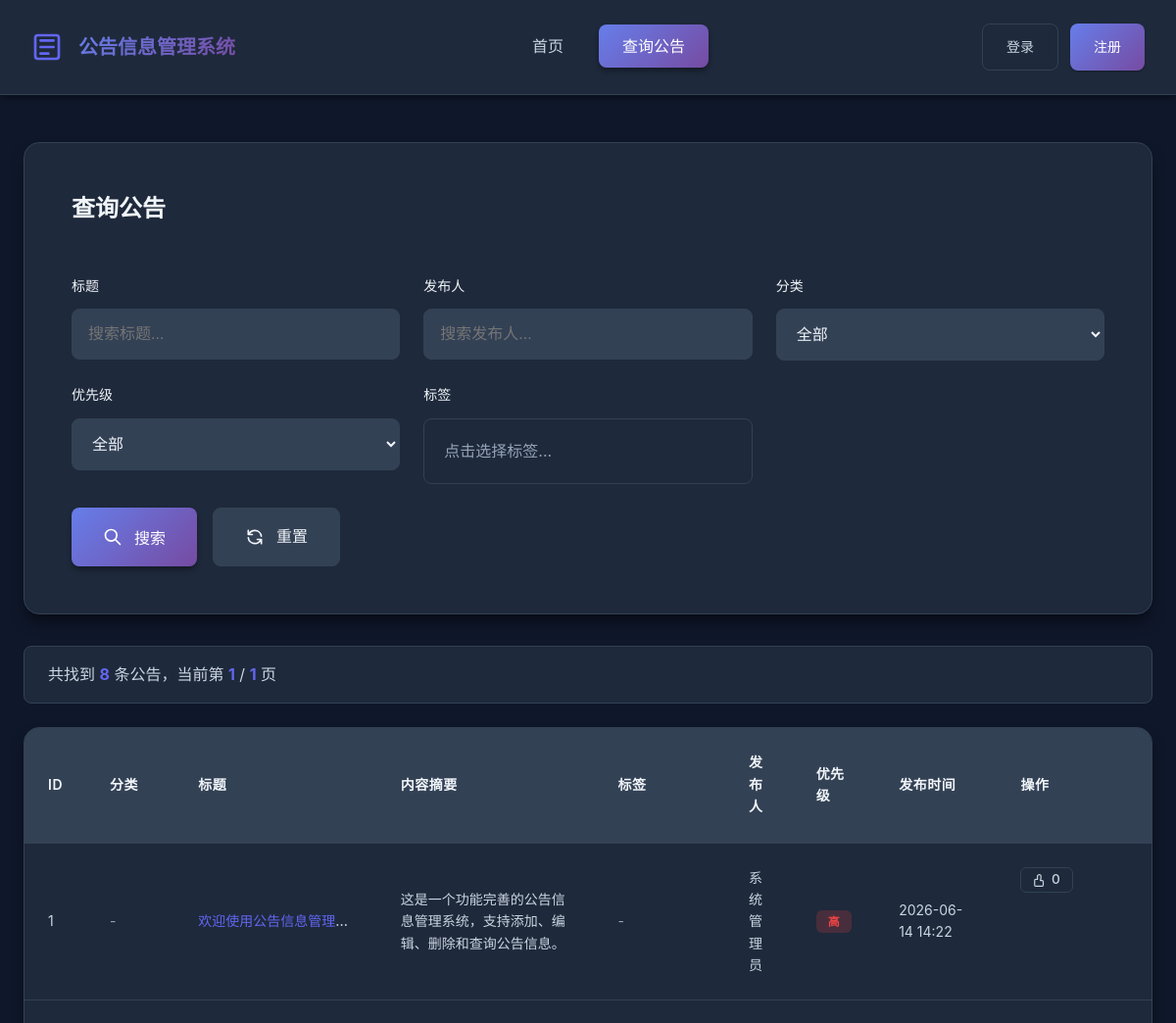
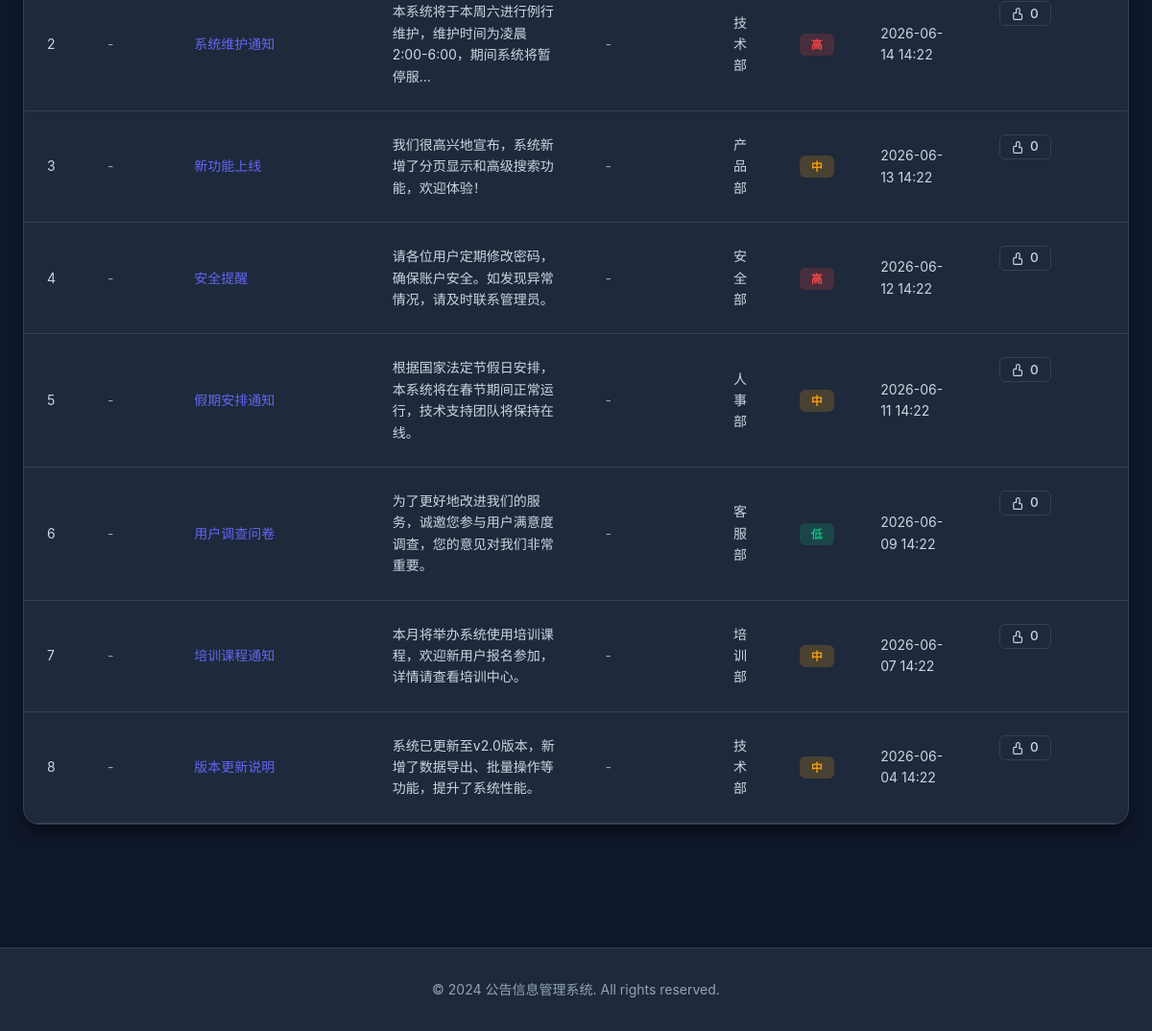
/search_notice.php, run on the app's committed database (2 pictures, top to bottom).
### tables this page shows
CREATE TABLE IF NOT EXISTS notices (
    id INT AUTO_INCREMENT PRIMARY KEY,
    category_id INT DEFAULT NULL COMMENT '分类ID',
    title VARCHAR(255) NOT NULL COMMENT '公告标题',
    content TEXT NOT NULL COMMENT '公告内容',
    author VARCHAR(100) NOT NULL COMMENT '发布人',
    author_id INT DEFAULT NULL COMMENT '发布人用户ID',
    publish_date DATETIME DEFAULT CURRENT_TIMESTAMP COMMENT '发布时间',
    update_date DATETIME DEFAULT CURRENT_TIMESTAMP ON UPDATE CURRENT_TIMESTAMP COMMENT '更新时间',
    status ENUM('published', 'draft') DEFAULT 'published' COMMENT '状态',
    priority ENUM('high', 'medium', 'low') DEFAULT 'medium' COMMENT '优先级',
    views INT DEFAULT 0 COMMENT '浏览次数',
    INDEX idx_publish_date (publish_date),
    INDEX idx_status (status),
    INDEX idx_author_id (author_id),
    INDEX idx_category_id (category_id),
    FOREIGN KEY (category_id) REFERENCES categories(id) ON DELETE SET NULL
);

### www/search_notice.php (the view, shortened to what this page needs)
<!DOCTYPE html>
<html lang="zh-CN">
<head>
    <link rel="stylesheet" href="style.css">
</head>
<body>
    <?php
    $page = isset($_GET['page']) ? intval($_GET['page']) : 1;
    $per_page = 8;
    $offset = ($page - 1) * $per_page;
    $search_title = isset($_GET['search_title']) ? sanitize($_GET['search_title']) : '';
    $search_author = isset($_GET['search_author']) ? sanitize($_GET['search_author']) : '';
    $conn = getConnection();
    $where_clauses = [];
    $params = [];
    $types = '';
    $where_sql = !empty($where_clauses) ? "WHERE " . implode(" AND ", $where_clauses) : "";
    $count_sql = "SELECT COUNT(*) as total FROM notices n $where_sql";
    if (!empty($params)) {
        $count_stmt = $conn->prepare($count_sql);
        $count_stmt->bind_param($types, ...$params);
        $count_stmt->execute();
        $total_result = $count_stmt->get_result();
        $total_records = $total_result->fetch_assoc()['total'];
        $count_stmt->close();
    } else {
        $total_result = $conn->query($count_sql);
        $total_records = $total_result->fetch_assoc()['total'];
    }
    $total_pages = ceil($total_records / $per_page);
    $sql = "SELECT n.*, c.name as category_name, c.emoji as category_emoji, c.color as category_color FROM notices n LEFT JOIN categories c ON n.category_id = c.id $where_sql ORDER BY n.publish_date DESC LIMIT ? OFFSET ?";
    $params[] = $per_page;
    $params[] = $offset;
    $types .= 'ii';
    $stmt = $conn->prepare($sql);
    if (!empty($types)) {
        $stmt->bind_param($types, ...$params);
    }
    $stmt->execute();
    $result = $stmt->get_result();
    $notices_data = [];
    while ($row = $result->fetch_assoc()) {
        $notices_data[] = $row;
    }
    $notice_tags = [];
    $result = new ArrayObject($notices_data);
    $result = $result->getIterator();
    $like_counts_map = [];
    ?>
    <?php include 'header.php'; ?>
    <div class="container">
        <div class="main-content">
            <div class="search-container">
                <div class="search-header">
                    <h2>查询公告</h2>
                </div>
                <form method="GET" action="" class="search-form">
                    <div class="search-fields">
                        <div class="search-field">
                            <label for="search_title">标题</label>
                            <input type="text" id="search_title" name="search_title"
                                   value="<?php echo htmlspecialchars($search_title); ?>"
                                   placeholder="搜索标题...">
                        </div>
                        <div class="search-field">
                            <label for="search_author">发布人</label>
                            <input type="text" id="search_author" name="search_author"
                                   value="<?php echo htmlspecialchars($search_author); ?>"
                                   placeholder="搜索发布人...">
                        </div>
                        <div class="search-field">
                            <label for="search_category">分类</label>
                            <select id="search_category" name="search_category">
                                <option value="">全部</option>
                            </select>
                        </div>
                        <div class="search-field">
                            <label for="search_priority">优先级</label>
                            <select id="search_priority" name="search_priority">
                                <option value="">全部</option>
                            </select>
                        </div>
                        <div class="search-field">
                            <label>标签</label>
                            <div class="tag-multi-select">
                                <div class="tag-selector" id="tagSelector">
                                </div>
                            </div>
                        </div>
                    </div>
                    <div class="search-actions">
                        <button type="submit" class="btn btn-primary">
                            <svg class="btn-icon" viewBox="0 0 24 24" fill="none" xmlns="http://www.w3.org/2000/svg">
                                <path d="M21 21L15 15M17 10C17 13.866 13.866 17 10 17C6.13401 17 3 13.866 3 10C3 6.13401 6.13401 3 10 3C13.866 3 17 6.13401 17 10Z" stroke="currentColor" stroke-width="2" stroke-linecap="round" stroke-linejoin="round"/>
                            </svg>
                            搜索
                        </button>
                        <a href="search_notice.php" class="btn btn-secondary">
                            重置
                        </a>
                    </div>
                </form>
            </div>
            <div class="results-info">
                <p>共找到 <strong><?php echo $total_records; ?></strong> 条公告，当前第 <strong><?php echo $page; ?></strong> / <strong><?php echo max(1, $total_pages); ?></strong> 页</p>
            </div>
            <div class="notices-table-container">
                <?php if (count($notices_data) > 0): ?>
                <table class="notices-table">
                    <thead>
                        <tr>
                            <th width="5%">ID</th>
                            <th width="8%">分类</th>
                            <th width="18%">标题</th>
                            <th width="20%">内容摘要</th>
                            <th width="12%">标签</th>
                            <th width="6%">发布人</th>
                            <th width="6%">优先级</th>
                            <th width="11%">发布时间</th>
                            <th width="18%">操作</th>
                        </tr>
                    </thead>
                    <tbody>
                        <?php while($result->valid()): $notice = $result->current(); $result->next();
                            $like_count = isset($like_counts_map[$notice['id']]) ? $like_counts_map[$notice['id']] : 0;
                        ?>
                        <tr>
                            <td><?php echo $notice['id']; ?></td>
                            <td>
                                <?php if ($notice['category_name']): ?>
                                    <span class="category-badge" style="background-color: <?php echo htmlspecialchars($notice['category_color']); ?>20; color: <?php echo htmlspecialchars($notice['category_color']); ?>;">
                                        <?php echo htmlspecialchars(($notice['category_emoji'] ? $notice['category_emoji'] . ' ' : '') . $notice['category_name']); ?>
                                    </span>
                                <?php else: ?>
                                    <span class="text-muted">-</span>
                                <?php endif; ?>
                            </td>
                            <td class="notice-title-cell">
                                <a href="notice_detail.php?id=<?php echo $notice['id']; ?>" class="notice-title-link">
                                    <?php echo htmlspecialchars($notice['title']); ?>
                                </a>
                            </td>
                            <td class="notice-content-cell">
                                <?php
                                $content = htmlspecialchars($notice['content']);
                                echo mb_substr($content, 0, 40, 'UTF-8') . (mb_strlen($content, 'UTF-8') > 40 ? '...' : '');
                                ?>
                            </td>
                            <td>
                                <?php if (isset($notice_tags[$notice['id']]) && !empty($notice_tags[$notice['id']])): ?>
                                    <div class="notice-tags">
                                        <?php foreach (array_slice($notice_tags[$notice['id']], 0, 3) as $tag): ?>
                                            <span class="tag-badge" style="background-color: <?php echo htmlspecialchars($tag['color']); ?>20; color: <?php echo htmlspecialchars($tag['color']); ?>;" title="<?php echo htmlspecialchars($tag['name']); ?>">
                                                <?php echo htmlspecialchars($tag['name']); ?>
                                            </span>
                                        <?php endforeach; ?>
                                        <?php if (count($notice_tags[$notice['id']]) > 3): ?>
                                            <span class="tag-more">+<?php echo count($notice_tags[$notice['id']]) - 3; ?></span>
                                        <?php endif; ?>
                                    </div>
                                <?php else: ?>
                                    <span class="text-muted">-</span>
                                <?php endif; ?>
                            </td>
                            <td><?php echo htmlspecialchars($notice['author']); ?></td>
                            <td>
                                <span class="priority-badge priority-<?php echo $notice['priority']; ?>">
                                    <?php
                                    echo ['high' => '高', 'medium' => '中', 'low' => '低'][$notice['priority']];
                                    ?>
                                </span>
                            </td>
                            <td><?php echo date('Y-m-d H:i', strtotime($notice['publish_date'])); ?></td>
                            <td class="action-buttons">
                                <button
                                    type="button"
                                    class="like-btn table-like-btn"
                                    data-notice-id="<?php echo $notice['id']; ?>"
                                    onclick="toggleLike(<?php echo $notice['id']; ?>, this)"
                                    title="点赞"
                                >
                                    <svg class="like-icon" viewBox="0 0 24 24" fill="none" xmlns="http://www.w3.org/2000/svg">
                                        <path d="M14 9V5A3 3 0 0 0 8 7v4H5a2 2 0 0 0-2 2v8a2 2 0 0 0 2 2h11a2 2 0 0 0 2-2v-6a2 2 0 0 0-2-2h-3z" stroke="currentColor" stroke-width="2" stroke-linecap="round" stroke-linejoin="round"/>
                                    </svg>
                                    <span class="like-count"><?php echo $like_count; ?></span>
                                </button>
                            </td>
                        </tr>
                        <?php endwhile; ?>
                    </tbody>
                </table>
                <?php endif; ?>
            </div>
        </div>
    </div>
    <footer class="footer">
        <div class="container">
            <p>&copy; 2024 公告信息管理系统. All rights reserved.</p>
        </div>
    </footer>
</body>
</html>

### data on the page
notices: id "1", title "欢迎使用公告信息管理…", content "这是一个功能完善的公告信息管理系统，支持添加、编辑、删除和查询公告信息。", author "系统管理员", priority "高", publish_date "2026-06-14 14:22", id "0"
notices: id "2", title "系统维护通知", content "本系统将于本周六进行例行维护，维护时间为凌晨2:00-6:00，期间系统将暂停服", author "技术部", priority "高", publish_date "2026-06-14 14:22", id "0"
notices: id "3", title "新功能上线", content "我们很高兴地宣布，系统新增了分页显示和高级搜索功能，欢迎体验！", author "产品部", priority "中", publish_date "2026-06-13 14:22", id "0"
notices: id "4", title "安全提醒", content "请各位用户定期修改密码，确保账户安全。如发现异常情况，请及时联系管理员。", author "安全部", priority "高", publish_date "2026-06-12 14:22", id "0"
notices: id "5", title "假期安排通知", content "根据国家法定节假日安排，本系统将在春节期间正常运行，技术支持团队将保持在线。", author "人事部", priority "中", publish_date "2026-06-11 14:22", id "0"
notices: id "6", title "用户调查问卷", content "为了更好地改进我们的服务，诚邀您参与用户满意度调查，您的意见对我们非常重要。", author "客服部", priority "低", publish_date "2026-06-09 14:22", id "0"
notices: id "7", title "培训课程通知", content "本月将举办系统使用培训课程，欢迎新用户报名参加，详情请查看培训中心。", author "培训部", priority "中", publish_date "2026-06-07 14:22", id "0"
notices: id "8", title "版本更新说明", content "系统已更新至v2.0版本，新增了数据导出、批量操作等功能，提升了系统性能。", author "技术部", priority "中", publish_date "2026-06-04 14:22", id "0"

### other printed values
$total_records "8"
$page "1"
max(1, $total_pages) "1"
